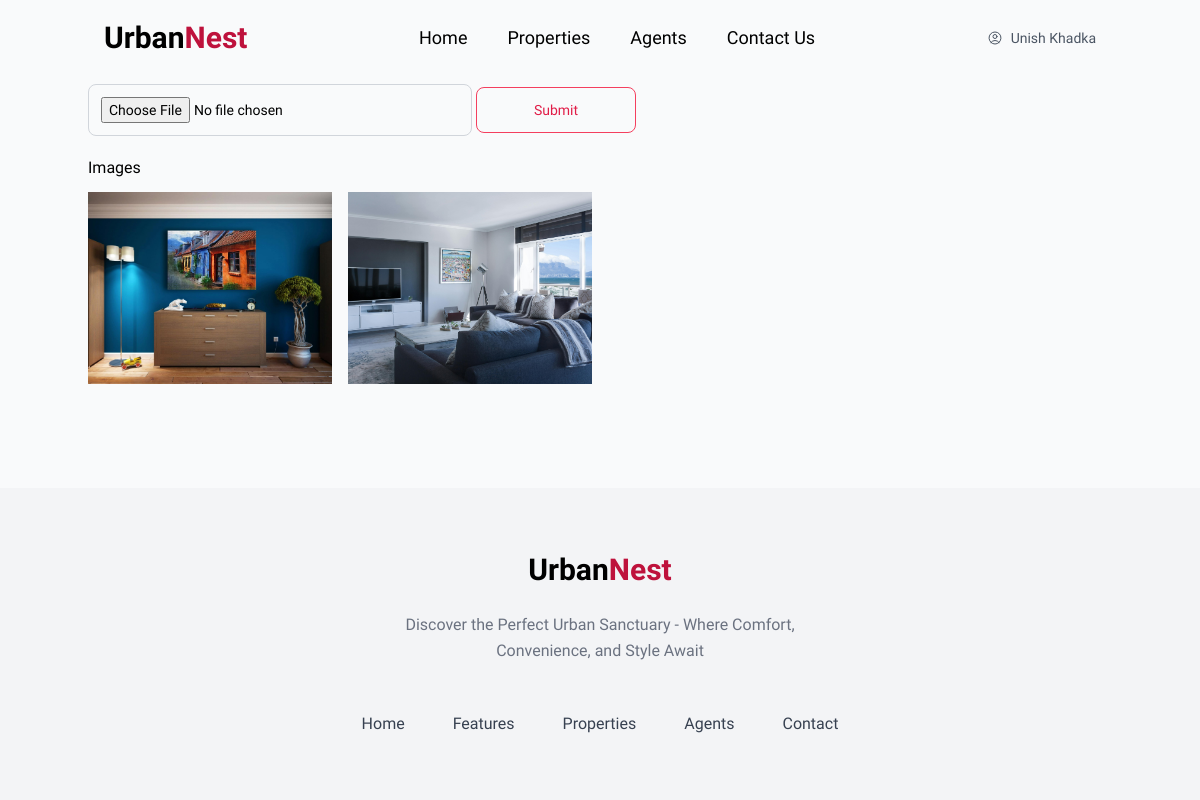
/add-images/CXRZGLXxuusbH9rg9NhC9E (signed in), run on the app's committed database.
### users/models.py (models this page shows, shortened)
class CustomUser(AbstractBaseUser, PermissionsMixin):
    id = models.CharField(
        _("ID"), primary_key=True, max_length=22, default=shortuuid.uuid, editable=False
    )
    email = models.EmailField(_("Email Address"), unique=True)
    full_name = models.CharField(_("Full Name"), max_length=100)
    phone = models.CharField(_("Phone Number"), max_length=15, null=True, blank=True)
    profile_image = models.ImageField(
        _("Profile Image"),
        upload_to="profile/",
        default="profile/default.png",
        null=True,
        blank=True,
    )
    is_active = models.BooleanField(_("Is Active"), default=True)
    is_staff = models.BooleanField(_("Is Staff"), default=False)
    is_agent = models.BooleanField(_("Is Agent"), default=False)
    date_joined = models.DateTimeField(_("Date Joined"), default=timezone.now)
    objects = CustomUserManager()
    USERNAME_FIELD = "email"
    REQUIRED_FIELDS = ["full_name"]
    class Meta:
        verbose_name = _("User")
        verbose_name_plural = _("Users")
        ordering = ["-date_joined"]

### spacenest/models.py (models this page shows, shortened)
class Image(models.Model):
    id = models.CharField(
        _("ID"), primary_key=True, max_length=22, default=shortuuid.uuid, editable=False
    )
    image = models.ImageField(_("Image"), upload_to="property/")
    property = models.ForeignKey(
        Property,
        verbose_name=_("Property"),
        null=True,
        blank=True,
        related_name="images",
        on_delete=models.CASCADE,
    )

### spacenest/views.py (the view)
# urls.py: path("add-images/<str:pk>", add_images, name="add_images"),
def add_images(request, pk):
    property = Property.objects.get(id=pk)
    images = Image.objects.filter(property=property)
    if request.method == "POST":
        image = request.FILES["image"]
        Image.objects.create(property=property, image=image)
        return redirect(f"/add-images/{pk}")
    context = {"images": images}
    return render(request, "spacenest/add_images.html", context)

### spacenest/context_processors.py (called while the page is built)
def inbox(request):
    mails = None
    if request.user.is_authenticated:
        try:
            mails = Mailbox.objects.filter(receiver=request.user)
            return {"mails": mails}
        except Mailbox.DoesNotExist:
            return {"mails": 0}
    return {"mails": mails}

### spacenest/templates/spacenest/add_images.html (shortened to what this page needs)
{% extends "main.html" %}
{% block content %}
<section class="container mx-auto ">
    <form action="" method="post" enctype="multipart/form-data">
        <div>
          <input
            class="w-96 rounded-lg mt-2 border border-gray-300 p-3 text-sm"
            type="file"
            name="image"
            id="image"
          />
          <button class="w-40 rounded-lg mt-2 border border-rose-500 text-rose-600 p-3 text-sm hover:bg-rose-500 hover:text-white transition duration-300" type="submit">Submit</button>
        </div>
            <div class="mt-5">
                <h2 class="mb-3">Images</h2>
                <div class="grid grid-cols-1 lg:grid-cols-4 gap-4">
                    {% for image in images %}
                    <img src="{{image.image.url}}" class="h-48 w-full object-cover" alt="image">
                    {% endfor %}
                </div>
            </div>
    </form>
</section>
{% endblock content %}

### templates/navbar.html (shortened to what this page needs)
<nav class="container mx-auto z-10 px-4" id="navbar">
  <div class="relative flex items-center justify-between py-5">
    <a href="{% url 'index' %}" class="text-3xl font-bold">
      Urban<span class="text-rose-700">Nest</span>
    </a>
    <div class="hidden lg:flex items-center space-x-10">
      <a href="{% url 'index' %}" class="text-lg hover:text-rose-700">Home</a>
      <a href="{% url 'properties' %}" class="text-lg hover:text-rose-700"
        >Properties</a
      >
      <a href="{% url 'agents' %}" class="text-lg hover:text-rose-700"
        >Agents</a
      >
      <a href="{% url 'contact' %}" class="text-lg hover:text-rose-700"
        >Contact Us</a
      >
    </div>
    <div class="hidden lg:flex items-center space-x-6">
      {% if request.user.is_authenticated %}
      <button
        id="user-menu-toggle"
        class="py-2 text-sm text-gray-600 hover:bg-gray-50 hover:text-gray-700 cursor-pointer rounded-md flex items-center gap-2"
      >
        <span>{{ request.user.full_name }}</span>
      </button>
      {% endif %}
    </div>
  </div>
</nav>

### data on the page
CustomUser: user.full_name "Unish Khadka"
Image: image (picture)
Image: image (picture)
